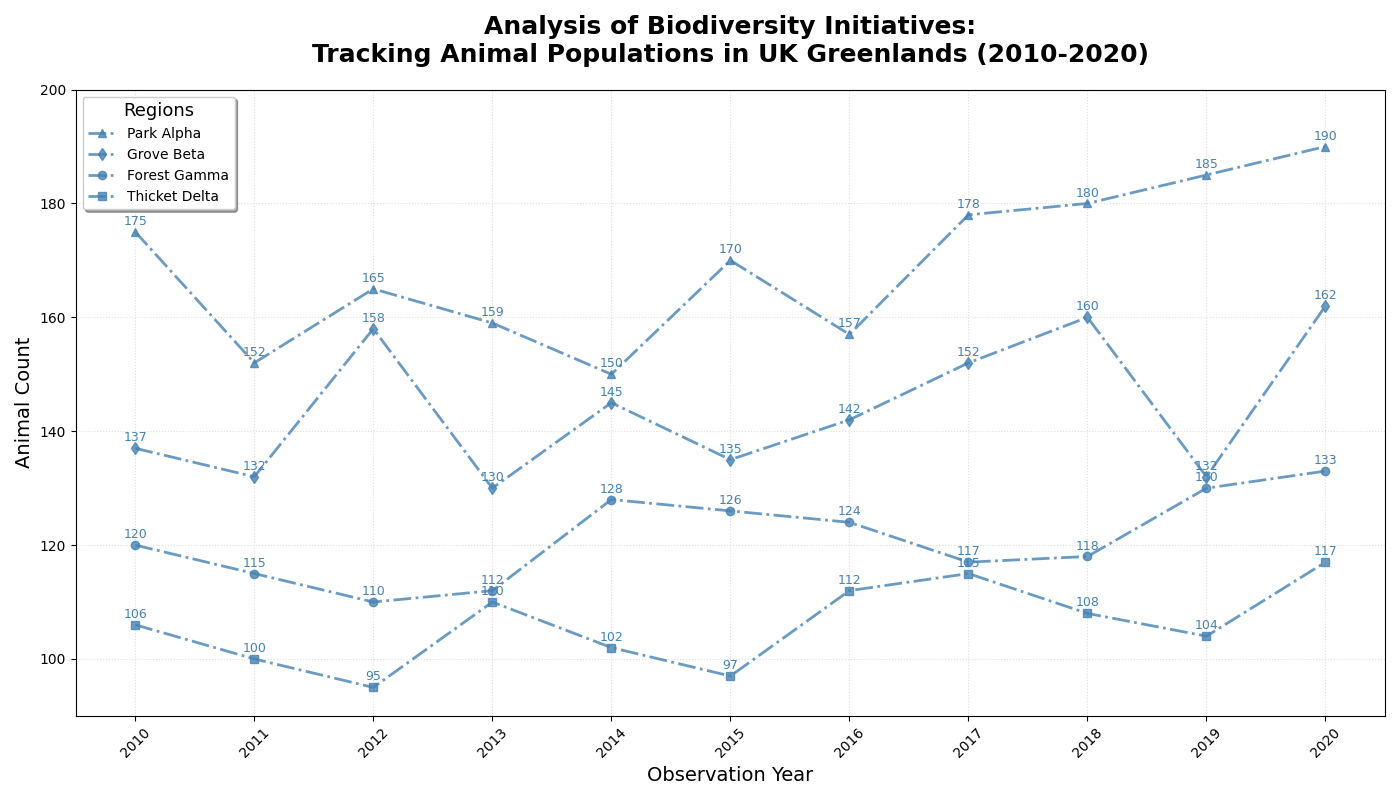

Recreate this plot in Python.
import matplotlib.pyplot as plt
import numpy as np

years = np.arange(2010, 2021)

# Manually shuffled data for each woodland
woodland_A = np.array([175, 152, 165, 159, 150, 170, 157, 178, 180, 185, 190])
woodland_B = np.array([137, 132, 158, 130, 145, 135, 142, 152, 160, 132, 162])
woodland_C = np.array([120, 115, 110, 112, 128, 126, 124, 117, 118, 130, 133])
woodland_D = np.array([106, 100, 95, 110, 102, 97, 112, 115, 108, 104, 117])

single_color = '#4682B4'
markers = ['^', 'd', 'o', 's']

fig, ax1 = plt.subplots(figsize=(14, 8))

woodlands_data = [woodland_A, woodland_B, woodland_C, woodland_D]
woodland_names = ["Park Alpha", "Grove Beta", "Forest Gamma", "Thicket Delta"]

for data, name, marker in zip(woodlands_data, woodland_names, markers):
    ax1.plot(years, data, label=name, color=single_color, marker=marker, linestyle='-.', linewidth=2, alpha=0.8)
    for (x, y) in zip(years, data):
        ax1.annotate(f'{y}', xy=(x, y), xytext=(0, 5),
                     textcoords='offset points', ha='center', fontsize=9, color=single_color)

ax1.set_title('Analysis of Biodiversity Initiatives:\nTracking Animal Populations in UK Greenlands (2010-2020)', 
              fontsize=18, fontweight='bold', pad=20)
ax1.set_xlabel('Observation Year', fontsize=14)
ax1.set_ylabel('Animal Count', fontsize=14)
ax1.grid(True, linestyle=':', alpha=0.4)

ax1.legend(title='Regions', title_fontsize='13', loc='best', frameon=True, shadow=True)

plt.xticks(years, rotation=45)
plt.ylim(90, 200)

plt.tight_layout()

plt.show()
